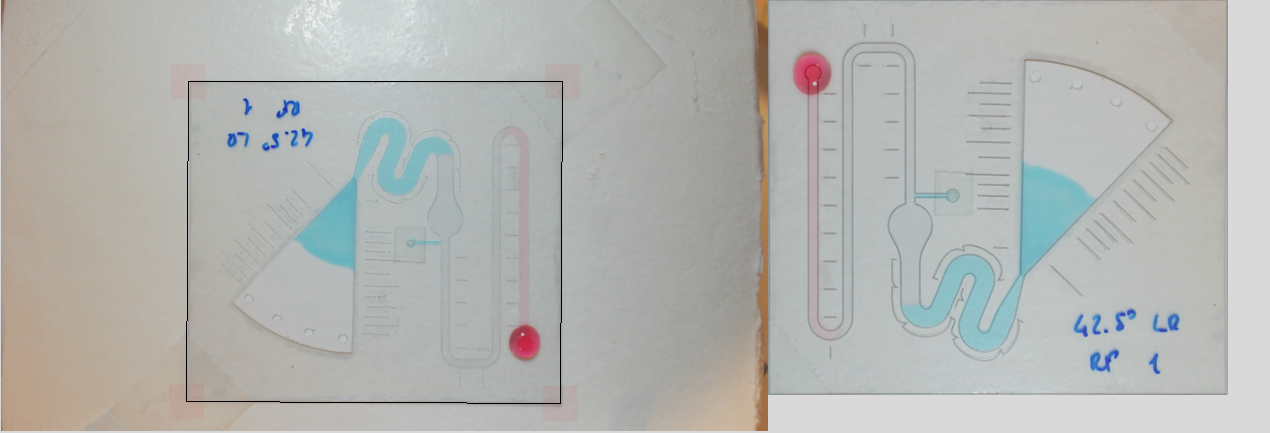
#> input picture pictures/Perspective transform.png, 1270 x 433 px
$ python -i images.py   (imports and definitions only)
#> lines starting #> are read from the running program, lines starting #| are printed output that depends on the picture
"""Some basic tools for working with images.
"""

import numpy as np
import cv2

from typing import Tuple, Optional

from shapeflow.maths.coordinates import ShapeCoo

def ckernel(size: int) -> np.ndarray:
    """Circular/disk kernel.

    Parameters
    ----------
    size: int
        The size or diameter of the kernel. Should be odd; if an even value is
        supplied, it will be decremented.

    Returns
    -------
    np.ndarray
        A disk kernel as a ``numpy`` array
    """
    if not size % 2:
        # size must be odd
        size = size - 1
    index = int(size / 2)

    y, x = np.ogrid[-index:size - index, -index:size - index]  # todo: what's this?
    r = int(size / 2)
    mask = x * x + y * y <= r * r  # disc formula
    array = np.zeros([size, size], dtype=np.uint8)
    array[mask] = 255
    return array


# [94 lines left out: functions overlay, crop_mask, rect_contains, mask, area_pixelsum, not called in this run]


def to_mask(image: np.ndarray, kernel: np.ndarray = None) -> np.ndarray:
    """Convert a PNG image to a binary mask array.

    Parameters
    ----------
    image: np.ndarray
        A ``numpy`` array representing a full-color PNG image
        without transparency
    kernel: Optional[np.ndarray]
        A smoothing kernel.
        If set to ``None``, defaults to a
        :func:`~shapeflow.maths.images.ckernel` of size 7.


    Returns
    -------

    """
    if kernel is None:
        kernel = ckernel(7)

    # Convert to grayscale
    image = cv2.cvtColor(image, cv2.COLOR_BGR2GRAY)
    # Threshold to binary
    ret, image = cv2.threshold(image, 254, 255, cv2.THRESH_BINARY)
    # Expand binary region to deal with
    #  'under-thresholding' due to high setting (254/255)
    image = cv2.morphologyEx(image, cv2.MORPH_OPEN, kernel)

    # The binary threshold does not always map the same binary value
    # to the center of the mask (should be the darker tone)
    # To circumvent this, we assume that the outer edge is
    # not included in the mask (should be ok in normal cases)

    # We want to end up with the mask as 255, the background as 0

    # Apparently that's not it, do the arithmetic
    #  in float & convert to uint8 afterwards!

    if image[0, 0] == 255:  # todo: we're hardcoding pixel 0,0 as background here, this is not ideal!
        # Do the arithmetic in float & convert to uint8 afterwards!
        return np.array(
            np.abs(
                np.subtract(
                    255, np.array(
                        image, dtype=np.float32
                    )
                )
            ), dtype=np.uint8
        )
    else:
        return image

>>> import cv2
>>> picture = cv2.imread('../../pictures/Perspective transform.png')
#> picture is the input picture: shape (433, 1270, 3); mean B, G, R 177.9, 180.9, 179.5
>>> result = to_mask(picture)
#> in to_mask, `image = cv2.cvtColor(image, cv2.COLOR_BGR2GRAY)`:
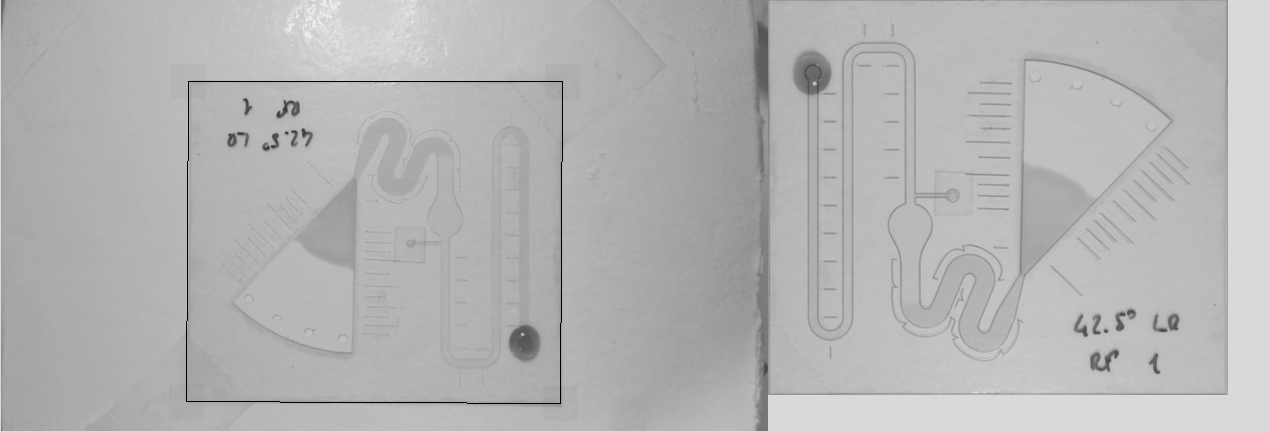
#> image: shape (433, 1270); min 0, max 237, mean 180.1
#> in to_mask, `ret, image = cv2.threshold(image, 254, 255, cv2.THRESH_BINARY)`: image: shape (433, 1270); every value is 0
